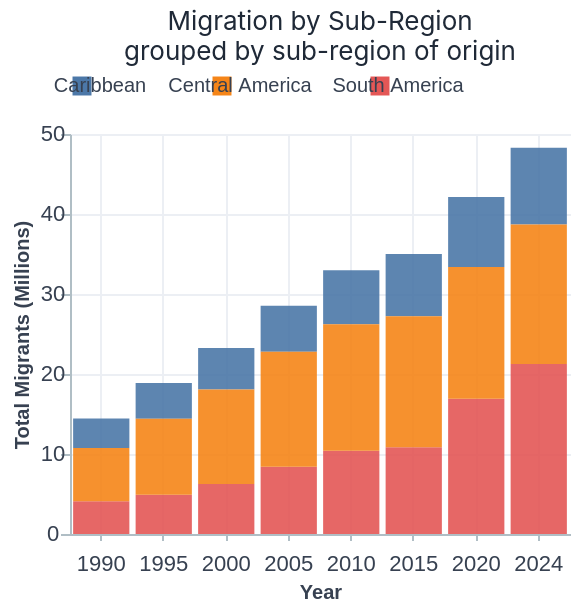

Notebook code for this chart:
### Code cell
save_chart(migration_from(migrants_grouped), "migration_by_subregion")
migration_from(migrants_grouped)

### Figure 1 — Vega-Lite specification as saved in the notebook (floating-point values rounded to 4 significant figures; data arrays with more than 128 entries replaced by an {"elided": "..."} marker saying what was removed)
{"config": {"title": {"fontSize": 13, "fontWeight": "normal", "anchor": "middle", "color": "#1F2937", "font": "Inter, Helvetica, Arial, sans-serif", "subtitleFontSize": 12, "subtitleColor": "#4B5563", "subtitleFont": "Inter, Helvetica, Arial, sans-serif", "subtitlePadding": 2, "subtitleLineHeight": 15}, "text": {"fontSize": 11, "fontWeight": "normal", "font": "Inter, Helvetica, Arial, sans-serif", "color": "#1F2937", "align": "center", "baseline": "middle"}, "axis": {"labelFontSize": 11, "titleFontSize": 10, "grid": true, "gridColor": "#ECEFF4", "domainColor": "#B0BEC5", "tickColor": "#B0BEC5", "labelColor": "#374151", "titleColor": "#374151", "labelAlign": "center", "titleAlign": "center", "labelPadding": 4}, "axisX": {"labelAngle": 0, "labelAlign": "center", "labelBaseline": "top", "labelPadding": 6, "tickSize": 3}, "legend": {"titleFontSize": 11, "labelFontSize": 10, "cornerRadius": 6, "orient": "top", "direction": "horizontal", "titleAnchor": "middle", "labelAlign": "center", "titleAlign": "center", "padding": 1, "symbolSize": 90, "symbolType": "square", "symbolStrokeWidth": 0.3, "titleColor": "#1F2937", "labelColor": "#374151", "columns": 3, "columnPadding": 10, "symbolLimit": 200}, "view": {"stroke": null, "fill": "transparent"}, "geoshape": {"fill": "#f9f9f9", "stroke": "#cccccc", "strokeWidth": 0.4}, "range": {"category": {"scheme": "tableau10"}, "heatmap": {"scheme": "blues"}, "diverging": {"scheme": "redblue"}, "ramp": {"scheme": "blues"}}, "mark": {"opacity": 0.9}}, "data": {"name": "data-1286482857dcfe39daaf42110edffbf6"}, "mark": {"type": "bar"}, "background": "transparent", "encoding": {"color": {"field": "intermediate-region", "title": "", "type": "nominal"}, "x": {"field": "year", "title": "Year", "type": "nominal"}, "y": {"aggregate": "sum", "field": "total_migrants", "title": "Total Migrants (Millions)", "type": "quantitative"}}, "height": 200, "title": {"text": ["Migration by Sub-Region", "grouped by sub-region of origin"]}, "width": 250, "$schema": "https://vega.github.io/schema/vega-lite/v5.8.0.json", "datasets": {"data-1286482857dcfe39daaf42110edffbf6": {"elided": "384 records"}}}
